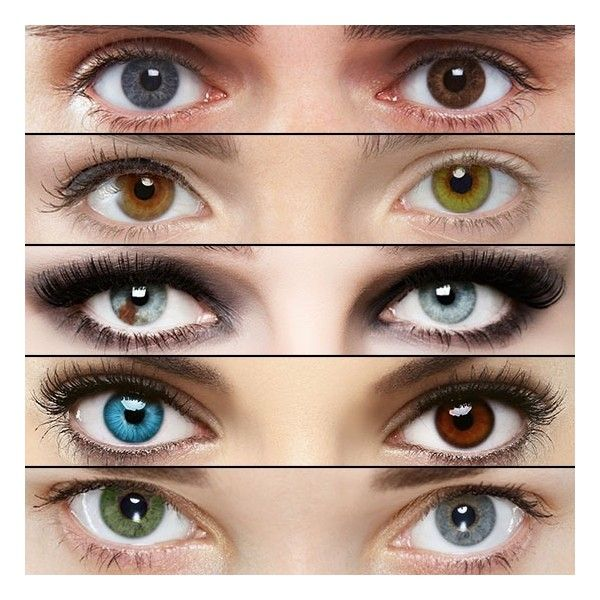
#> input picture computer_vision_1/clase_4/data/eyes.jpg, 600 x 600 px
$ jupyter execute TP3.ipynb
#> lines starting #> are read from the running program, lines starting #| are printed output that depends on the picture
# TP 3

### Enunciado

Para la imagen suministrada “eyes” (por ninguna razón en especial, con heterocromía), implementar un algoritmo que:
1. Encuentre la posición de los iris en cada par de ojos y mida su distancia en píxeles.
2. Encuentre la posición de las pupilas en cada par de ojos y mida su distancia en píxeles.

[cell 1]
#%matplotlib
import numpy as np
import cv2
import matplotlib.pyplot as plt
from matplotlib import cm
from os import walk

[cell 2]
img = cv2.imread("data/eyes.jpg")[...,::-1] # fix colors
gray = cv2.cvtColor(img,cv2.COLOR_BGR2GRAY)
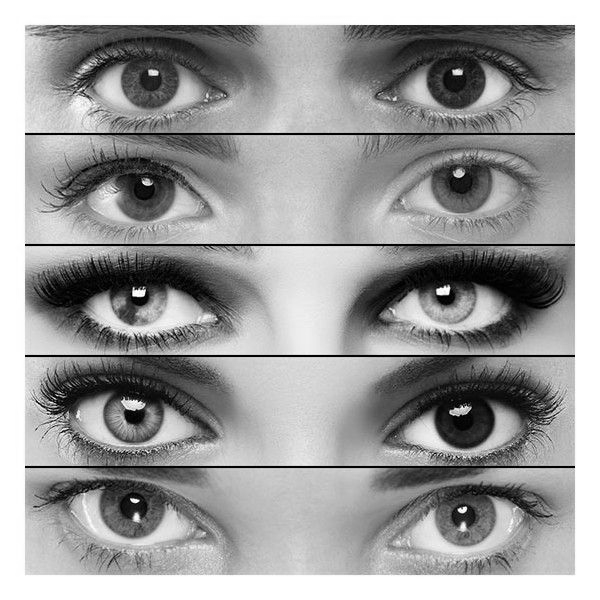
#> gray: shape (600, 600); min 0, max 255, mean 156.8

fig, ax = plt.subplots(1,2,figsize=(20,10))
ax[0].set_title("Original")
ax[0].imshow(img,aspect='auto')
ax[0].axis('off')
ax[1].set_title("Convertida a grises")
ax[1].imshow(gray,aspect='auto',cmap='gray', vmin=0, vmax=255)
ax[1].axis('off')
plt.show()

[cell 3]
n_eye_pairs = 5
fig, axes = plt.subplots(n_eye_pairs,2,figsize=(20,10))
subimg_offset = 24
subimg_height = 106
subimg_padding = 6
for eye_index in range(0,n_eye_pairs):
    iy0 = subimg_offset+ eye_index*(subimg_height+subimg_padding)
    iy1 = iy0 + subimg_height
    subimg = img[iy0:iy1,:]
    gray = cv2.cvtColor(subimg,cv2.COLOR_BGR2GRAY)

    # Iris
    iris_circles = []
    iris_img = subimg.copy()
    circles = cv2.HoughCircles(cv2.medianBlur(gray,5),cv2.HOUGH_GRADIENT,1,minDist=50,param1=140,param2=20,
                           minRadius=27,maxRadius=35)
    if circles is not None:
        circles = np.uint16(np.around(circles))
        for i in circles[0,:]:
            cv2.circle(iris_img,(i[0],i[1]),i[2],(255,0,0),2)
            cv2.circle(iris_img,(i[0],i[1]),2,(0,0,255),3)
    if circles.shape[1] == 2:
        x0 = eye0 = float(circles[0][0][0])
        y0 = eye0 = float(circles[0][0][1])
        x1 = eye1 = float(circles[0][1][0])
        y1 = eye1 = float(circles[0][1][1])
        iris_eye_dist = np.round(np.sqrt((x1-x0)**2 +(y1-y0)**2))
    else:
        iris_eye_dist = None

    # Pupils
    pupils_img = subimg.copy()

    # Prueba con sugerencia de foro: CLAHE
    clahe = cv2.createCLAHE(clipLimit=51, tileGridSize=(10,10))
    cl1 = clahe.apply(cv2.blur(gray,(20,20)))
    circles = cv2.HoughCircles( cl1,cv2.HOUGH_GRADIENT,1,minDist=300,param1=230,
                            param2=5,minRadius=6,maxRadius=14)
    if circles is not None:
        circles = np.uint16(np.around(circles))
        for i in circles[0,:]:
            cv2.circle(pupils_img,(i[0],i[1]),i[2],(0,255,0),2)
            cv2.circle(pupils_img,(i[0],i[1]),2,(0,0,255),3)
    if circles.shape[1] == 2:
        x0 = eye0 = float(circles[0][0][0])
        y0 = eye0 = float(circles[0][0][1])
        x1 = eye1 = float(circles[0][1][0])
        y1 = eye1 = float(circles[0][1][1])
        pupils_eye_dist = np.round(np.sqrt((x1-x0)**2 +(y1-y0)**2))
    else:
        pupils_eye_dist = None

    axes[eye_index][0].set_title(f"Pupilas. Distancia: {pupils_eye_dist} pixels")
    axes[eye_index][0].imshow(pupils_img,aspect='auto')
    axes[eye_index][0].axis('off')
    axes[eye_index][1].set_title(f"Iris. Distancia: {iris_eye_dist} pixels")
    axes[eye_index][1].imshow(iris_img,aspect='auto')
    axes[eye_index][1].axis('off')
#> this loop made 5 passes
#> (x0, eye0, y0, x1, eye1, y1, iris_eye_dist) on passes 1, 2, 4: (464, 50, 50, 146, 24, 24, 306), (502, 50, 50, 144, 50, 50, 318), (426, 66, 66, 122, 22, 22, 330)
#> (x0, eye0, y0, x1, eye1, y1, pupils_eye_dist) on pass 3: (152, 94, 94, 476, 62, 62, 326)
#> pass 1, `subimg = img[iy0:iy1,:]`:
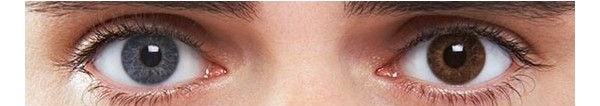
#> subimg: shape (106, 600, 3); mean R, G, B 170.2, 135.6, 125.2
#> pass 1, `gray = cv2.cvtColor(subimg,cv2.COLOR_BGR2GRAY)`:
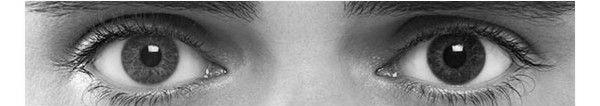
#> gray: shape (106, 600); min 1, max 255, mean 136.5
#> pass 1, `cl1 = clahe.apply(cv2.blur(gray,(20,20)))`:
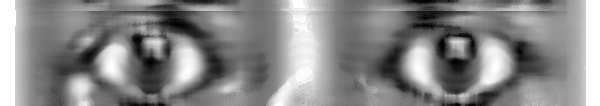
#> cl1: shape (106, 600); min 0, max 255, mean 135.9
#> pass 2, `subimg = img[iy0:iy1,:]`:
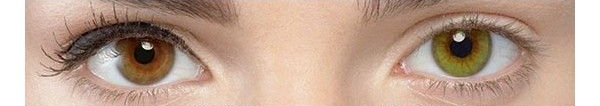
#> subimg: shape (106, 600, 3); mean R, G, B 189.3, 161.8, 144.9
#> after the loop:
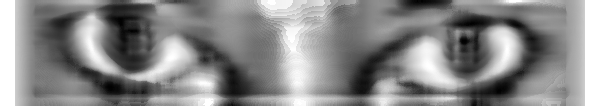
#> cl1: shape (106, 600); min 0, max 255, mean 136.9
#> after the loop:
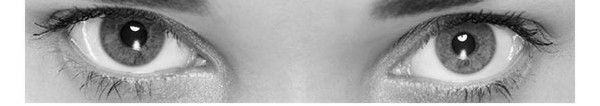
#> gray: shape (106, 600); min 0, max 255, mean 165.7
#> after the loop:
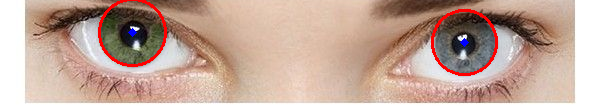
#> iris_img: shape (106, 600, 3); mean R, G, B 193.2, 164.8, 151.3
#> after the loop:
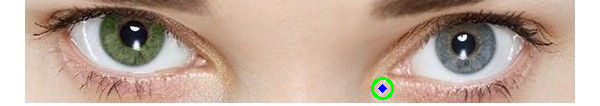
#> pupils_img: shape (106, 600, 3); mean R, G, B 190.1, 167.3, 152.8
plt.show()
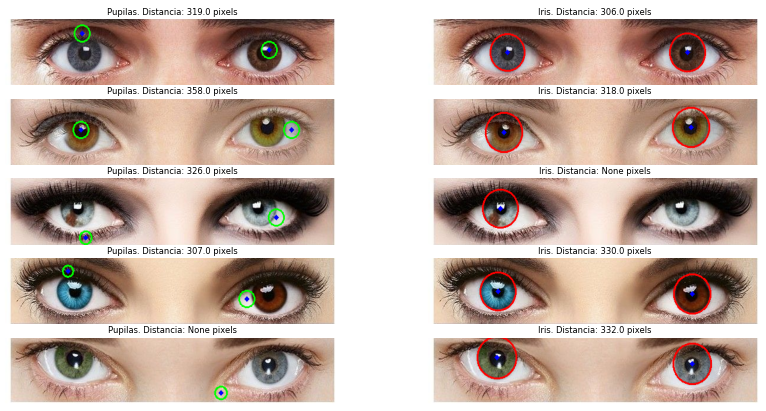
#> figure drawn by matplotlib, 10 panels
